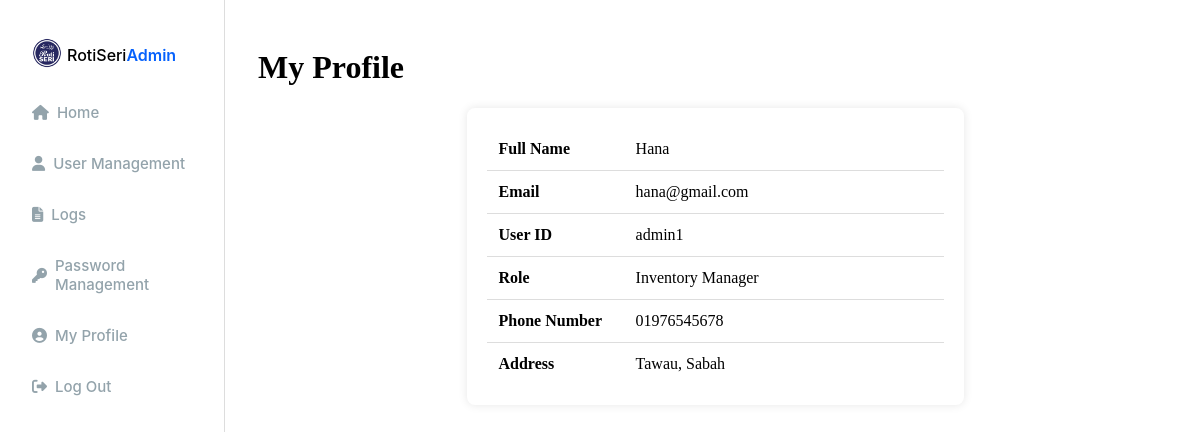
/profile.php (signed in), run on the app's committed database.
### tables this page shows
CREATE TABLE `users` (
  `userID` varchar(50) NOT NULL,
  `username` varchar(100) NOT NULL,
  `fullName` varchar(255) NOT NULL,
  `email` varchar(255) NOT NULL,
  `phoneNumber` varchar(20) NOT NULL,
  `address` text NOT NULL,
  `password` varchar(255) NOT NULL,
  `role` enum('Administrator','Inventory Manager','Bakery Staff') NOT NULL,
  `created_at` timestamp NOT NULL DEFAULT current_timestamp()
);

### profile.php (the view, shortened to what this page needs)
<?php
include 'db_connection.php';
$userID = $_SESSION['userID'];
$sql = "SELECT fullName, email, userID, role, phoneNumber, address FROM users WHERE userID = ?";
$stmt = $conn->prepare($sql);
$stmt->bind_param("s", $userID);
$stmt->execute();
$result = $stmt->get_result();
if ($row = $result->fetch_assoc()) {
    $fullName = $row['fullName'];
    $email = $row['email'];
    $userID = $row['userID'];
    $role = $row['role'];
    $phoneNumber = $row['phoneNumber'];
    $address = $row['address'];
} else {
    header("Location: login.html");
    exit();
}
?>
<!DOCTYPE html>
<html lang="en">
<head>
    <link rel="stylesheet" href="admin_dashboard.css">
    <link rel="stylesheet" href="sidebar.css">
    <link rel="stylesheet" href="profile.css">
    <link rel="stylesheet" href="https://cdnjs.cloudflare.com/ajax/libs/font-awesome/6.5.1/css/all.min.css">
</head>
<body>
<div class="sidebar-container">
    <div class="header-section">
        <div class="company-logo">
            <img src="image/icon/logo.png" class="logo-icon" alt="Company Logo">
            <div class="company-text">
                <span class="company-name">RotiSeri</span>
                <span class="company-name2">Admin</span>
            </div>
        </div>
        <nav class="nav-container">
            <a href="admin_dashboard.php" class="nav-item">
                <i class="fas fa-home"></i>
                <div class="nav-text">Home</div>
            </a>
            <a href="admin_usermanagement.php" class="nav-item">
                <i class="fa fa-user"></i>
                <div class="nav-text">User Management</div>
            </a>
            <a href="logs.php" class="nav-item">
                <i class="fas fa-file-alt"></i>
                <div class="nav-text">Logs</div>
            </a>
            <a href="admin_passmanagement.php" class="nav-item">
                <i class="fas fa-key"></i>
                <div class="nav-text">Password Management</div>
            </a>
            <a href="profile.php" class="nav-item active">
                <i class="fas fa-user-circle"></i>
                <div class="nav-text">My Profile</div>
            </a>
            <a href="logout.php" class="nav-item">
                <i class="fas fa-sign-out-alt"></i>
                <div class="nav-text">Log Out</div>
            </a>
        </nav>
    </div>
</div>
<div class="main-content">
    <div class="dashboard-header">
        <h1>My Profile</h1>
    </div>
    <div class="profile-container">
        <table class="profile-table">
            <tr>
                <td><strong>Full Name</strong></td>
                <td><?php echo htmlspecialchars($fullName); ?></td>
            </tr>
            <tr>
                <td><strong>Email</strong></td>
                <td><?php echo htmlspecialchars($email); ?></td>
            </tr>
            <tr>
                <td><strong>User ID</strong></td>
                <td><?php echo htmlspecialchars($userID); ?></td>
            </tr>
            <tr>
                <td><strong>Role</strong></td>
                <td><?php echo htmlspecialchars($role); ?></td>
            </tr>
            <tr>
                <td><strong>Phone Number</strong></td>
                <td><?php echo htmlspecialchars($phoneNumber); ?></td>
            </tr>
            <tr>
                <td><strong>Address</strong></td>
                <td><?php echo htmlspecialchars($address); ?></td>
            </tr>
        </table>
    </div>
</div>
</body>
</html>

### admin_dashboard.css (style rules this page uses)
.main-content { margin-left: 230px; padding: 20px; z-index: 1; }
.dashboard-header { margin-bottom: 20px; }

### sidebar.css (style rules this page uses)
.sidebar-container { justify-content: space-between; background: var(--Main-White, #fff); display: flex; flex-grow: 1; flex-direction: column; width: 160px; height: 100vh; position: fixed; left: 0; top: 0; border-right: 1px solid #ddd; padding: 28px 32px; flex-shrink: 0; z-index: 0; }
.header-section { display: flex; flex-direction: column; width: 100%; justify-content: start; }
.company-logo { display: flex; width: 180px; max-width: 100%; align-items: center; gap: 5px; justify-content: start; padding-top: 10px; }
.logo-icon { width: 30px; height: 30px; object-fit: contain; }
.company-text { display: flex; flex-direction: row; }
.company-name { font: 500 15px 'Inter', sans-serif; font-size: medium; padding-top: 3px; }
.company-name2 { font: 600 15px 'Inter', sans-serif; font-size: medium; color: rgba(5, 97, 252, 1); padding-top: 3px; }
.nav-container { display: flex; margin-top: 35px; flex-direction: column; color: rgba(147, 163, 171, 1); font: 500 15px 'Inter', sans-serif; }
.nav-item { display: flex; align-items: center; gap: 8px; margin-top: 32px; cursor: pointer; color: #93A3AB; text-decoration: none; }
.nav-item:first-child { margin-top: 0; }

### profile.css (style rules this page uses)
.profile-container { background: white; padding: 20px; border-radius: 8px; box-shadow: 0px 0px 10px rgba(0, 0, 0, 0.1); width: 50%; margin: 20px auto; }
.profile-table { width: 100%; border-collapse: collapse; }
.profile-table td { padding: 12px; border-bottom: 1px solid #ddd; }
.profile-table td:first-child { font-weight: bold; width: 30%; }
.profile-table tr:last-child td { border-bottom: none; }

### data on the page
users: fullName "Hana", email "hana@gmail.com", userID "admin1", role "Inventory Manager", phoneNumber "01976545678", address "Tawau, Sabah"
